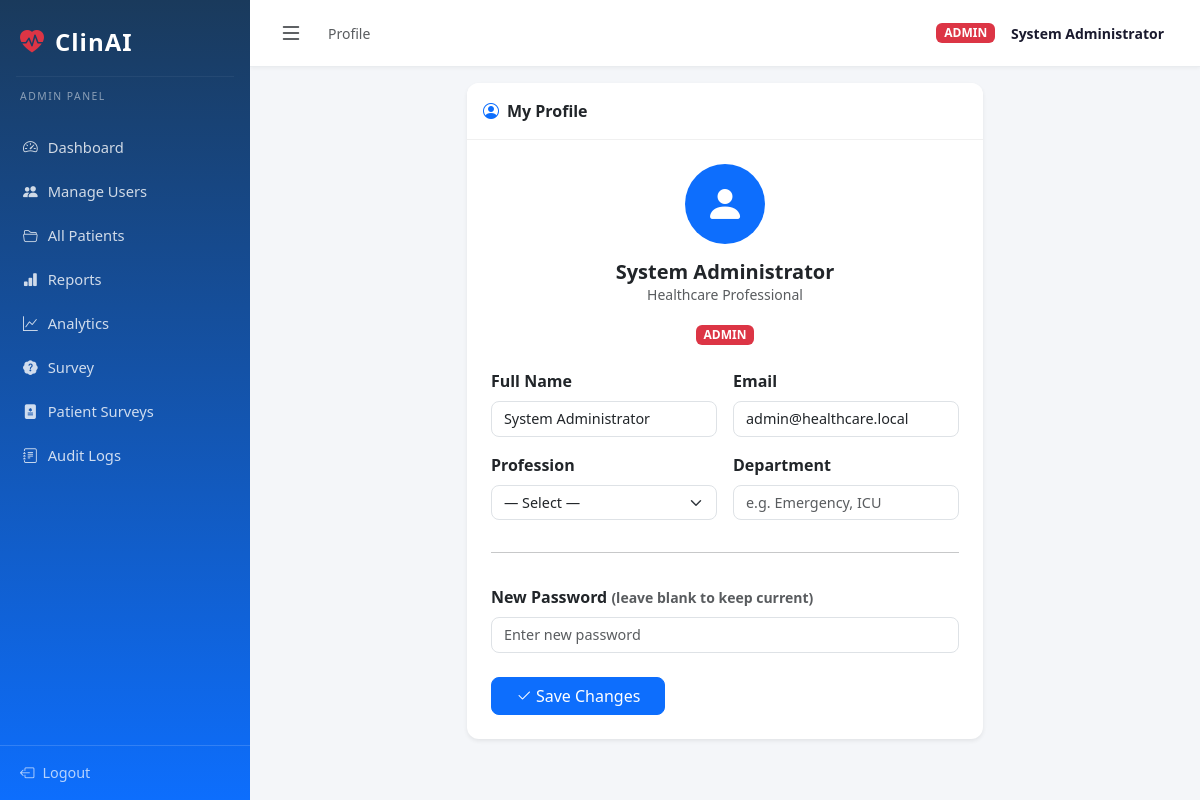
/user/profile (signed in), run on the app's committed database.
### database/models.py (models this page shows, shortened)
class User(UserMixin, db.Model):
    __tablename__ = 'users'
    id = db.Column(db.Integer, primary_key=True)
    username = db.Column(db.String(80), unique=True, nullable=False)
    email = db.Column(db.String(120), unique=True, nullable=False)
    password_hash = db.Column(db.String(256), nullable=False)
    role = db.Column(db.String(20), default='user')  # 'admin' or 'user'
    full_name = db.Column(db.String(150))
    profession = db.Column(db.String(100))  # e.g. Doctor, Nurse, Technician
    department = db.Column(db.String(100))
    created_at = db.Column(db.DateTime, default=datetime.utcnow)
    is_active = db.Column(db.Boolean, default=True)
    patients = db.relationship('Patient', backref='created_by_user', lazy=True)
    consultations = db.relationship('Consultation', backref='doctor', lazy=True)
    logs = db.relationship('AuditLog', backref='user', lazy=True)
    def is_admin(self):
        return self.role == 'admin'

### routes/user.py (the view, shortened to what this page needs)
@user_bp.route('/profile', methods=['GET', 'POST'])
@login_required
def profile():
    return render_template('user/profile.html')

### app.py (called while the page is built)
def create_app():
    app = Flask(__name__)
    app.config.from_object(Config)
    db.init_app(app)
    login_manager = LoginManager()
    login_manager.init_app(app)
    login_manager.login_view = 'auth.login'
    login_manager.login_message = 'Please log in to access this page.'
    login_manager.login_message_category = 'warning'
    @login_manager.user_loader
    def load_user(user_id):
        return User.query.get(int(user_id))
    import json as _json
    @app.template_filter('from_json')
    def from_json(value):
        try:
            return _json.loads(value)
        except Exception:
            return {}
    app.register_blueprint(auth_bp)
    app.register_blueprint(admin_bp)
    app.register_blueprint(user_bp)
    with app.app_context():
        db.create_all()
        _seed_admin()
    return app

### templates/user/profile.html (shortened to what this page needs)
{% extends "base.html" %}
{% block breadcrumb %}Profile{% endblock %}
{% block page_content %}
<div class="row justify-content-center">
  <div class="col-lg-7">
    <div class="card border-0 shadow-sm">
      <div class="card-header bg-white fw-bold py-3"><i class="bi bi-person-circle me-2 text-primary"></i>My Profile</div>
      <div class="card-body p-4">
        <div class="text-center mb-4">
          <div class="rounded-circle bg-primary d-inline-flex align-items-center justify-content-center mb-3" style="width:80px;height:80px;">
            <i class="bi bi-person-fill text-white" style="font-size:2.5rem;"></i>
          </div>
          <h5 class="fw-bold mb-0">{{ current_user.full_name or current_user.username }}</h5>
          <p class="text-muted small">{{ current_user.profession or 'Healthcare Professional' }}</p>
          <span class="badge {% if current_user.is_admin() %}bg-danger{% else %}bg-primary{% endif %}">{{ current_user.role|upper }}</span>
        </div>
        <form method="POST">
          <div class="row g-3">
            <div class="col-md-6">
              <label class="form-label fw-semibold">Full Name</label>
              <input type="text" name="full_name" class="form-control" value="{{ current_user.full_name or '' }}" />
            </div>
            <div class="col-md-6">
              <label class="form-label fw-semibold">Email</label>
              <input type="email" name="email" class="form-control" value="{{ current_user.email }}" />
            </div>
            <div class="col-md-6">
              <label class="form-label fw-semibold">Profession</label>
              <select name="profession" class="form-select">
                <option value="">— Select —</option>
              </select>
            </div>
            <div class="col-md-6">
              <label class="form-label fw-semibold">Department</label>
              <input type="text" name="department" class="form-control" value="{{ current_user.department or '' }}" placeholder="e.g. Emergency, ICU" />
            </div>
            <div class="col-12"><hr></div>
            <div class="col-12">
              <label class="form-label fw-semibold">New Password <span class="text-muted small">(leave blank to keep current)</span></label>
              <input type="password" name="new_password" class="form-control" placeholder="Enter new password" />
            </div>
          </div>
          <button type="submit" class="btn btn-primary mt-4 px-4"><i class="bi bi-check2 me-1"></i>Save Changes</button>
        </form>
      </div>
    </div>
  </div>
</div>
{% endblock %}

### templates/base.html (shortened to what this page needs)
<!DOCTYPE html>
<html lang="en">
<head>
  <link href="https://cdn.jsdelivr.net/npm/bootstrap@5.3.3/dist/css/bootstrap.min.css" rel="stylesheet" />
  <link href="https://cdn.jsdelivr.net/npm/bootstrap-icons@1.11.3/font/bootstrap-icons.min.css" rel="stylesheet" />
  <link rel="stylesheet" href="{{ url_for('static', filename='css/style.css') }}" />
</head>
<body>
  {% set is_admin_page = request.blueprint == 'admin' %}
  {% macro render_page_content() %}
    <div class="container-fluid px-4 pb-5">
      {% block page_content %}{% endblock %}
    </div>
  {% endmacro %}
  {% if is_admin_page or current_user.is_authenticated %}
  <div class="d-flex" id="wrapper">
    <nav id="sidebar" class="sidebar">
      <div class="sidebar-brand">
        <i class="bi bi-heart-pulse-fill text-danger"></i>
        <span>ClinAI</span>
      </div>
      <hr class="sidebar-divider" />
      {% if is_admin_page %}
      <p class="sidebar-label">Admin Panel</p>
      <ul class="sidebar-nav">
        <li><a href="{{ url_for('admin.dashboard') }}" class="{{ 'active' if (request.endpoint or '') == 'admin.dashboard' }}"><i class="bi bi-speedometer2"></i> Dashboard</a></li>
        <li><a href="{{ url_for('admin.users') }}" class="{{ 'active' if 'admin.users' in (request.endpoint or '') }}"><i class="bi bi-people-fill"></i> Manage Users</a></li>
        <li><a href="{{ url_for('admin.patients') }}" class="{{ 'active' if (request.endpoint or '') == 'admin.patients' }}"><i class="bi bi-folder2-open"></i> All Patients</a></li>
        <li><a href="{{ url_for('admin.reports') }}" class="{{ 'active' if (request.endpoint or '') == 'admin.reports' }}"><i class="bi bi-bar-chart-fill"></i> Reports</a></li>
        <li><a href="{{ url_for('admin.analytics') }}" class="{{ 'active' if (request.endpoint or '') == 'admin.analytics' }}"><i class="bi bi-graph-up"></i> Analytics</a></li>
        <li><a href="{{ url_for('admin.survey') }}" class="{{ 'active' if (request.endpoint or '') == 'admin.survey' }}"><i class="bi bi-patch-question-fill"></i> Survey</a></li>
        <li><a href="{{ url_for('admin.patient_surveys') }}" class="{{ 'active' if (request.endpoint or '') == 'admin.patient_surveys' }}"><i class="bi bi-file-medical-fill"></i> Patient Surveys</a></li>
        <li><a href="{{ url_for('admin.audit') }}" class="{{ 'active' if (request.endpoint or '') == 'admin.audit' }}"><i class="bi bi-journal-text"></i> Audit Logs</a></li>
      </ul>
      {% elif current_user.is_admin() %}
      <p class="sidebar-label">Admin Panel</p>
      <ul class="sidebar-nav">
        <li><a href="{{ url_for('admin.dashboard') }}" class="{{ 'active' if (request.endpoint or '') == 'admin.dashboard' }}"><i class="bi bi-speedometer2"></i> Dashboard</a></li>
        <li><a href="{{ url_for('admin.users') }}" class="{{ 'active' if 'admin.users' in (request.endpoint or '') }}"><i class="bi bi-people-fill"></i> Manage Users</a></li>
        <li><a href="{{ url_for('admin.patients') }}" class="{{ 'active' if (request.endpoint or '') == 'admin.patients' }}"><i class="bi bi-folder2-open"></i> All Patients</a></li>
        <li><a href="{{ url_for('admin.reports') }}" class="{{ 'active' if (request.endpoint or '') == 'admin.reports' }}"><i class="bi bi-bar-chart-fill"></i> Reports</a></li>
        <li><a href="{{ url_for('admin.analytics') }}" class="{{ 'active' if (request.endpoint or '') == 'admin.analytics' }}"><i class="bi bi-graph-up"></i> Analytics</a></li>
        <li><a href="{{ url_for('admin.survey') }}" class="{{ 'active' if (request.endpoint or '') == 'admin.survey' }}"><i class="bi bi-patch-question-fill"></i> Survey</a></li>
        <li><a href="{{ url_for('admin.patient_surveys') }}" class="{{ 'active' if (request.endpoint or '') == 'admin.patient_surveys' }}"><i class="bi bi-file-medical-fill"></i> Patient Surveys</a></li>
        <li><a href="{{ url_for('admin.audit') }}" class="{{ 'active' if (request.endpoint or '') == 'admin.audit' }}"><i class="bi bi-journal-text"></i> Audit Logs</a></li>
      </ul>
      {% endif %}
      {% if not is_admin_page %}
      <div class="sidebar-footer">
        <a href="{{ url_for('auth.logout') }}"><i class="bi bi-box-arrow-left"></i> Logout</a>
      </div>
      {% endif %}
    </nav>
    <div id="page-content-wrapper">
      <nav class="navbar navbar-expand-lg top-navbar">
        <button class="btn btn-sm" id="sidebarToggle"><i class="bi bi-list fs-4"></i></button>
        <span class="ms-3 text-muted small">{% block breadcrumb %}{% endblock %}</span>
        <div class="ms-auto d-flex align-items-center gap-3 me-3">
          <span class="badge {% if is_admin_page %}bg-danger{% elif current_user.is_admin() %}bg-danger{% else %}bg-primary{% endif %}">
            {% if is_admin_page %}ADMIN{% else %}{{ current_user.role|upper }}{% endif %}
          </span>
          <strong class="small">{% if is_admin_page %}Administrator{% else %}{{ current_user.full_name or current_user.username }}{% endif %}</strong>
        </div>
      </nav>
      <div class="container-fluid px-4 pt-3">
      </div>
      {{ render_page_content() }}
    </div>
  </div>
  {% endif %}
</body>
</html>

### static/css/style.css (style rules this page uses)
* { box-sizing: border-box; }
body { font-family: 'Segoe UI', sans-serif; background: #f4f6f9; color: #1a1a2e; }
#wrapper { display: flex; min-height: 100vh; }
#sidebar { width: 250px; min-height: 100vh; background: linear-gradient(180deg, #1a3a5c 0%, #0d6efd 100%); color: #fff; display: flex; flex-direction: column; flex-shrink: 0; transition: width 0.25s ease; position: fixed; top: 0; left: 0; z-index: 1000; overflow-y: auto; }
.sidebar-brand { font-size: 1.5rem; font-weight: 800; padding: 24px 20px 16px; display: flex; align-items: center; gap: 10px; letter-spacing: 1px; }
.sidebar-divider { border-color: rgba(255,255,255,0.2); margin: 0 16px; }
.sidebar-label { font-size: 0.65rem; text-transform: uppercase; letter-spacing: 1.5px; color: rgba(255,255,255,0.5); padding: 12px 20px 4px; }
.sidebar-nav { list-style: none; padding: 0; margin: 0; }
.sidebar-nav li a { display: flex; align-items: center; gap: 10px; padding: 11px 20px; color: rgba(255,255,255,0.8); text-decoration: none; font-size: 0.92rem; transition: background 0.2s, color 0.2s; border-left: 3px solid transparent; }
.sidebar-footer { margin-top: auto; padding: 16px 20px; border-top: 1px solid rgba(255,255,255,0.15); }
.sidebar-footer a { color: rgba(255,255,255,0.7); text-decoration: none; display: flex; align-items: center; gap: 8px; font-size: 0.9rem; }
#page-content-wrapper { flex: 1; margin-left: 250px; transition: margin-left 0.25s ease; min-height: 100vh; }
.top-navbar { background: #fff; border-bottom: 1px solid #e9ecef; padding: 10px 20px; position: sticky; top: 0; z-index: 900; box-shadow: 0 1px 4px rgba(0,0,0,0.05); }
.card { border-radius: 12px !important; }
.card-header { border-bottom: 1px solid #f0f0f0; border-radius: 12px 12px 0 0 !important; }
.form-control, .form-select { border-radius: 8px; font-size: 0.9rem; }
.btn { border-radius: 8px; font-weight: 500; }

### data on the page
User: role "ADMIN", full_name "System Administrator", profession "Healthcare Professional", email "admin@healthcare.local"
